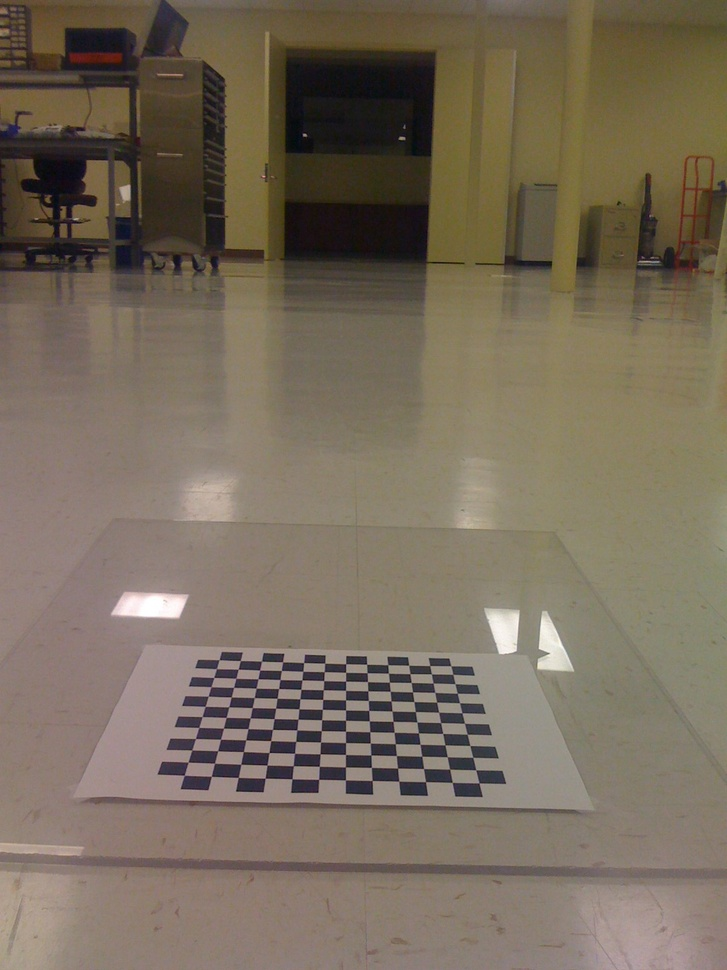
//> input picture Learning.OpenCV/birdseye/IMG_0214.jpg, 727 x 970 px, shrunk from 1200 x 1600 before the run
$ ./equalHist ../../../../Learning.OpenCV/birdseye/IMG_0214.jpg   (built with g++ and OpenCV 4)
//> lines starting //> are read from the running program, lines starting //| are printed output that depends on the picture
#include<opencv2/core/core.hpp>
#include<opencv2/highgui/highgui.hpp>
#include<opencv2/imgproc/imgproc.hpp>
using namespace cv;
//计算图像的灰度直方图
Mat calcGrayHist(const Mat & image)
{
	//存储 256 个灰度级的像素数
	Mat histogram = Mat::zeros(Size(256, 1), CV_32SC1);
	int rows = image.rows;
	int cols = image.cols;
	for (int r = 0; r < rows; r++)
	{
		for (int c = 0; c < cols; c++)
		{
			int index = int(image.at<uchar>(r, c));
			histogram.at<int>(0, index) += 1;
		}
	}
	return histogram;
}
//直方图均衡化：输入图像为 8 位灰度图
Mat equalHist(Mat image)
{
	CV_Assert(image.type() == CV_8UC1);
	//灰度图像的宽高
	int rows = image.rows;
	int cols = image.cols;
	//计算图像的灰度直方图
	Mat grayHist = calcGrayHist(image);
	//计算累积灰度直方图
	Mat zeroCumuMoment = Mat::zeros(Size(256, 1), CV_32SC1);
	for (int p = 0; p < 256; p++)
	{
		if (p == 0)
			zeroCumuMoment.at<int>(0, p) = grayHist.at<int>(0, 0);
		else
			zeroCumuMoment.at<int>(0, p) = zeroCumuMoment.at<int>(0, p - 1) + grayHist.at<int>(0, p);
	}
	//输入灰度级和输出灰度级的映射关系
	Mat outPut_q = Mat::zeros(Size(256, 1), CV_8UC1);
	float cofficient = 256.0 / (rows*cols);
	for (int p = 0; p < 256; p++)
	{
		float q = cofficient*zeroCumuMoment.at<int>(0, p) - 1;
		if (q >= 0)
			outPut_q.at<uchar>(0, p) = uchar(floor(q));
		else
			outPut_q.at<uchar>(0, p) = 0;
	}
	//得到直方图均衡化后的图像
	Mat euqalHistImage = Mat::zeros(image.size(), CV_8UC1);
	for (int r = 0; r < rows; r++)
	{
		for (int c = 0; c < cols; c++)
		{
			int p = image.at<uchar>(r, c);
			euqalHistImage.at<uchar>(r, c) = outPut_q.at<uchar>(0, p);
		}
	}
	return euqalHistImage;
}
int main(int argc, char*argv[])
{
	//输入灰度图
	Mat image = imread(argv[1], CV_LOAD_IMAGE_GRAYSCALE);
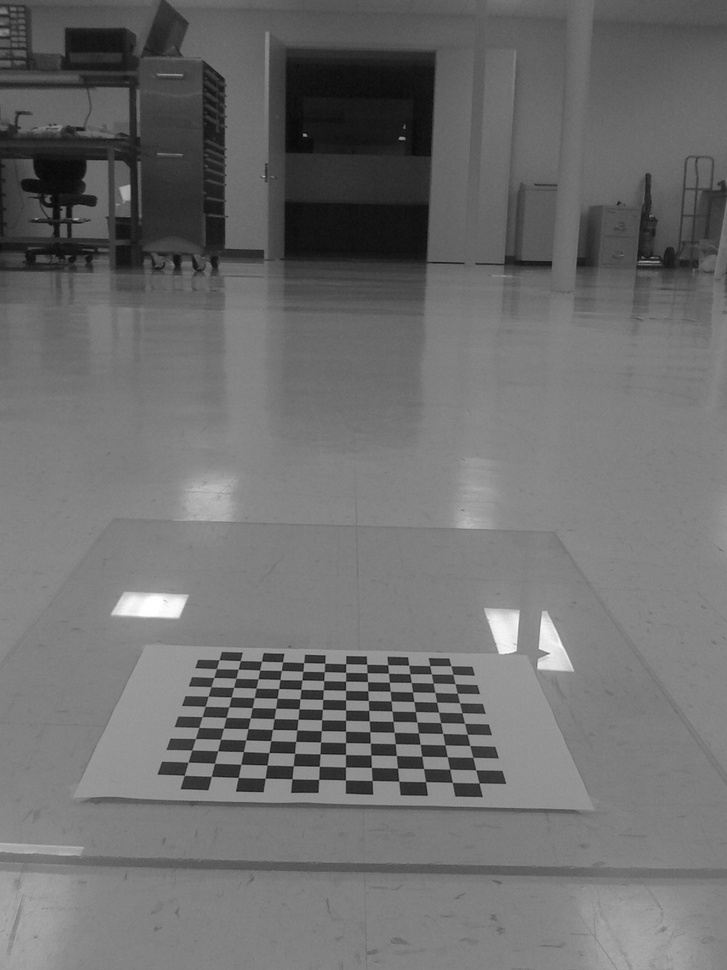
//> image: 970 rows x 727 cols, CV_8UC1; min 2, max 255, mean 109.9
	if (!image.data)
		return -1;
	imshow("原图", image);
	//直方图均衡化
	Mat result = equalHist(image);
//> after the loop in calcGrayHist, `for (int r = 0; r < rows; r++)`: histogram = 256 values, max 34014 at index 128, min 0 at index 0, mean 2754.6
//> in equalHist, `Mat grayHist = calcGrayHist(image);`: grayHist has the same summary as histogram in calcGrayHist
//> after the loop in equalHist, `for (int p = 0; p < 256; p++)`: zeroCumuMoment = 256 values from 0 to 705190
//> the loop in equalHist, `for (int p = 0; p < 256; p++)` made 256 passes
//> q on passes 1 to 3: -1, -1, -1
//> after the loop in equalHist, `for (int p = 0; p < 256; p++)`: outPut_q = 256 values from 0 to 255
//> after the loop in equalHist, `for (int r = 0; r < rows; r++)`:
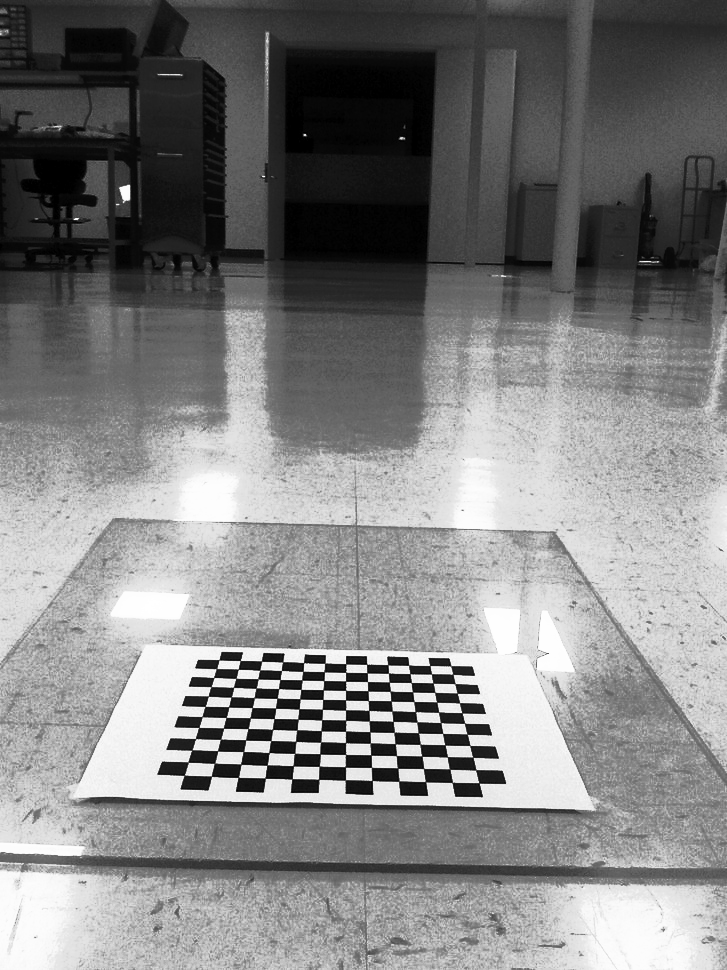
//> euqalHistImage: 970 rows x 727 cols, CV_8UC1; min 0, max 255, mean 128.8
	imshow("直方图均衡化", result);
	waitKey(0);
	return 0;
}

$ run again, on Learning.OpenCV/birdseye/IMG_0217.jpg
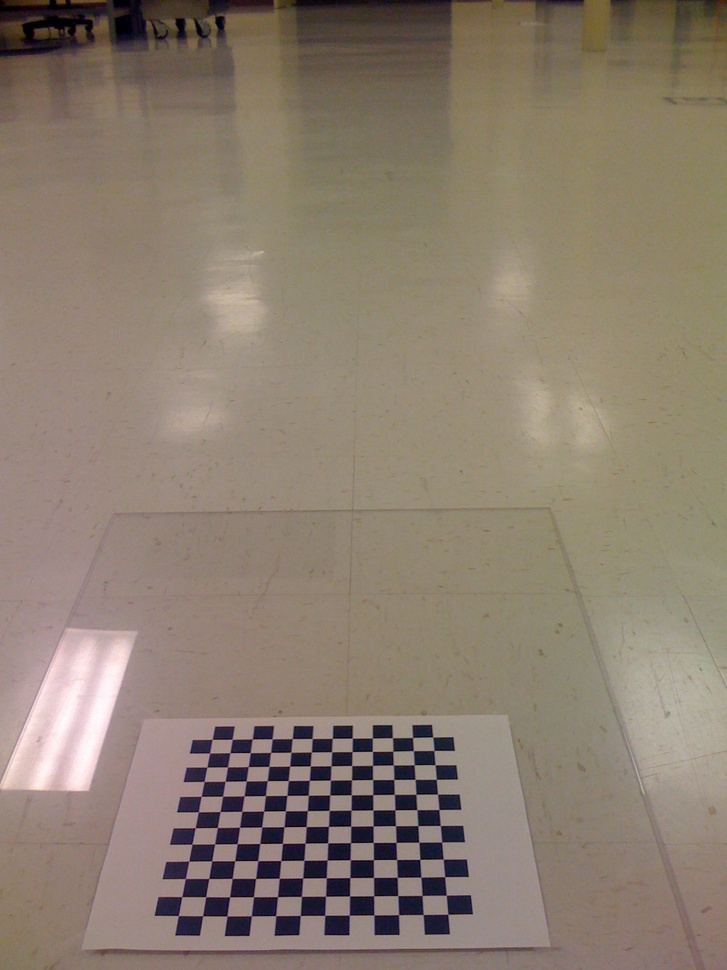
//> input picture Learning.OpenCV/birdseye/IMG_0217.jpg, 727 x 970 px, shrunk from 1200 x 1600 before the run
//> `Mat image = imread(argv[1], CV_LOAD_IMAGE_GRAYSCALE);`:
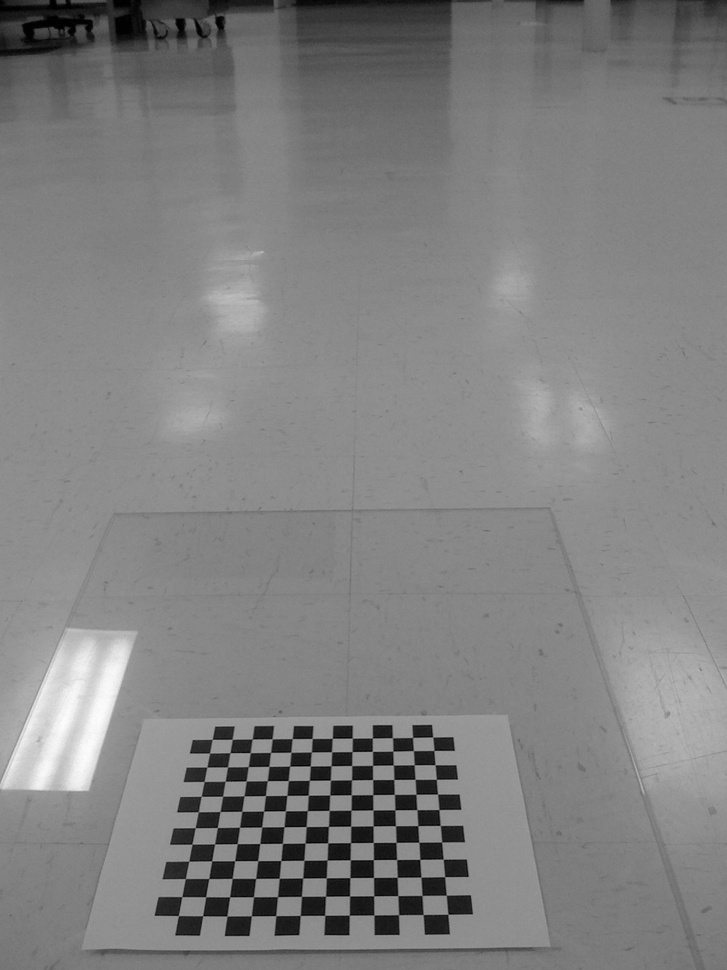
//> image: 970 rows x 727 cols, CV_8UC1; min 0, max 253, mean 128.3
//> after the loop in calcGrayHist, `for (int r = 0; r < rows; r++)`: histogram = 256 values, max 32203 at index 141, min 0 at index 254, mean 2754.6
//> grayHist has the same summary as histogram in calcGrayHist
//> after the loop in equalHist, `for (int p = 0; p < 256; p++)`: zeroCumuMoment = 256 values from 164 to 705190
//> the loop in equalHist, `for (int p = 0; p < 256; p++)` made 256 passes
//> q on passes 1 to 3: -0.94, -0.832, -0.712
//> after the loop in equalHist, `for (int p = 0; p < 256; p++)`: outPut_q = 256 values from 0 to 255
//> after the loop in equalHist, `for (int r = 0; r < rows; r++)`:
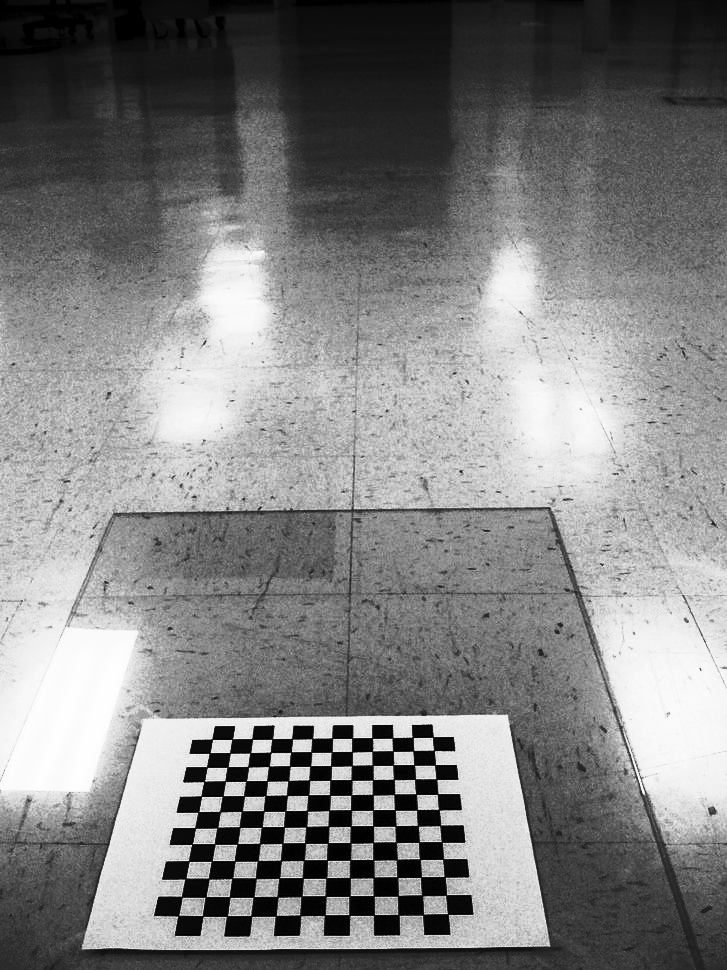
//> euqalHistImage: 970 rows x 727 cols, CV_8UC1; min 0, max 255, mean 129.3

$ run again, on Learning.OpenCV/birdseye/IMG_0218.jpg
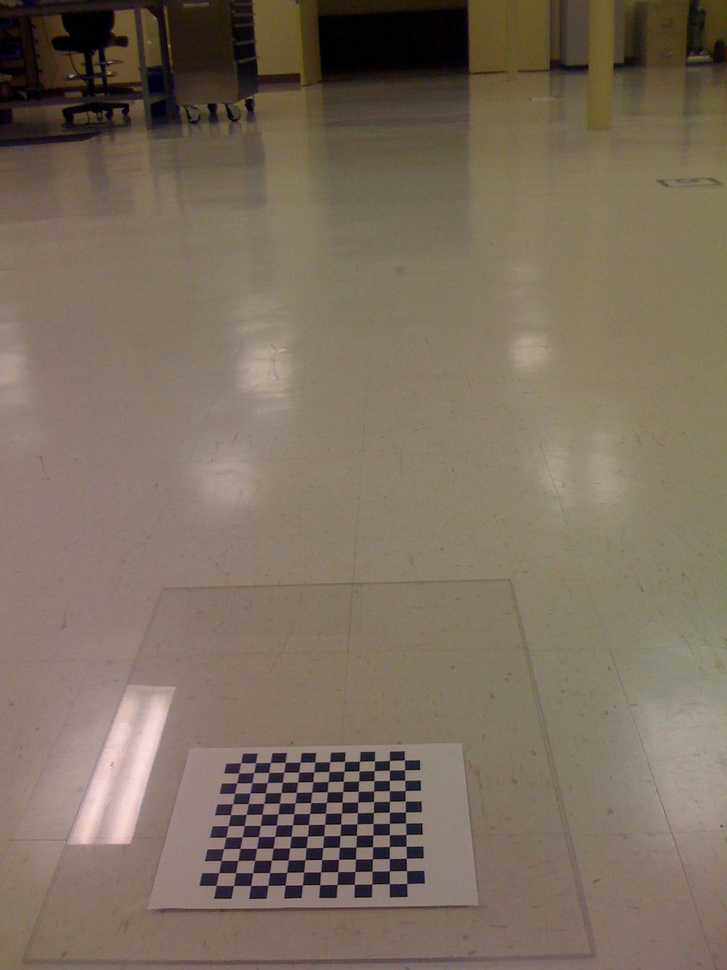
//> input picture Learning.OpenCV/birdseye/IMG_0218.jpg, 727 x 970 px, shrunk from 1200 x 1600 before the run
//> `Mat image = imread(argv[1], CV_LOAD_IMAGE_GRAYSCALE);`:
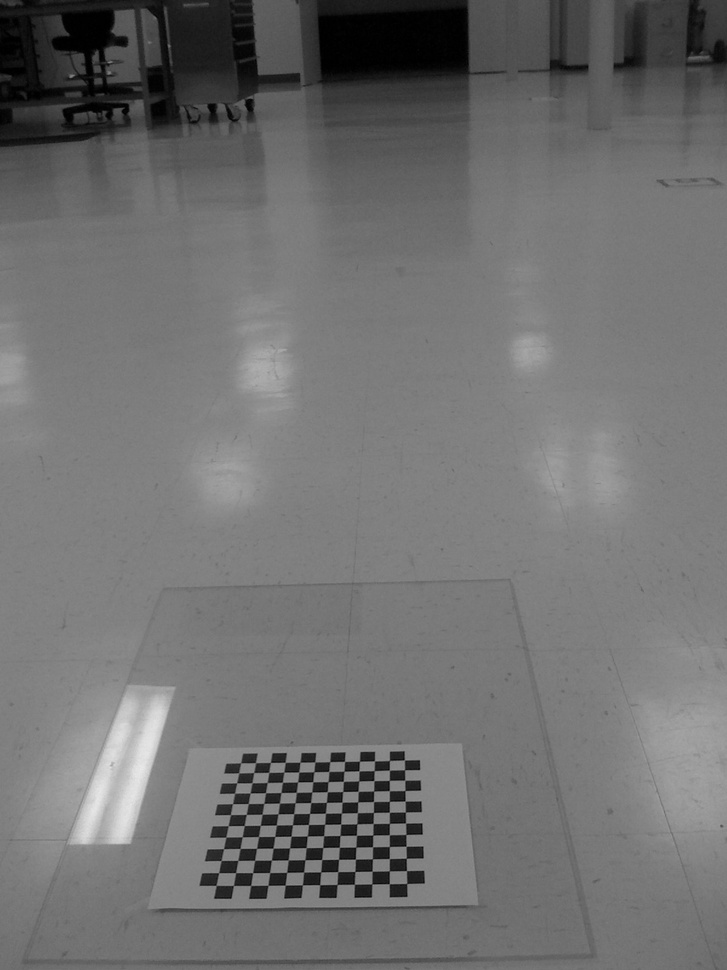
//> image: 970 rows x 727 cols, CV_8UC1; min 0, max 234, mean 112.3
//> after the loop in calcGrayHist, `for (int r = 0; r < rows; r++)`: histogram = 256 values, max 34335 at index 128, min 0 at index 235, mean 2754.6
//> grayHist has the same summary as histogram in calcGrayHist
//> after the loop in equalHist, `for (int p = 0; p < 256; p++)`: zeroCumuMoment = 256 values from 1981 to 705190
//> the loop in equalHist, `for (int p = 0; p < 256; p++)` made 256 passes
//> q on passes 1 to 3: -0.281, 1.23, 2.23
//> after the loop in equalHist, `for (int p = 0; p < 256; p++)`: outPut_q = 256 values from 0 to 255
//> after the loop in equalHist, `for (int r = 0; r < rows; r++)`:
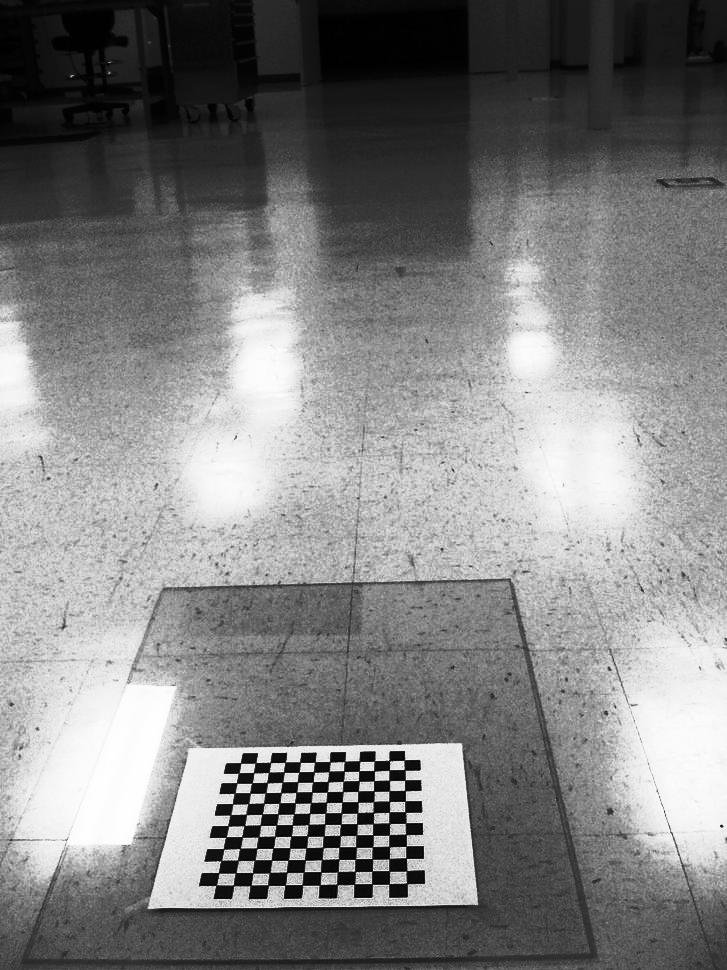
//> euqalHistImage: 970 rows x 727 cols, CV_8UC1; min 0, max 255, mean 129.3

$ run again, on Learning.OpenCV/birdseye/IMG_0219.jpg
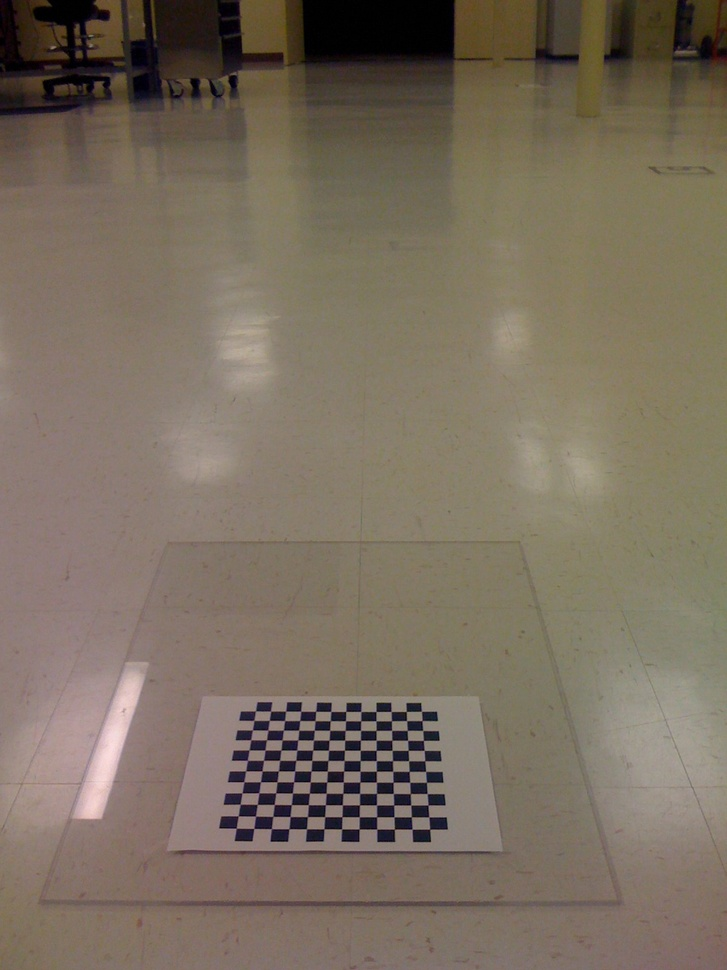
//> input picture Learning.OpenCV/birdseye/IMG_0219.jpg, 727 x 970 px, shrunk from 1200 x 1600 before the run
//> `Mat image = imread(argv[1], CV_LOAD_IMAGE_GRAYSCALE);`:
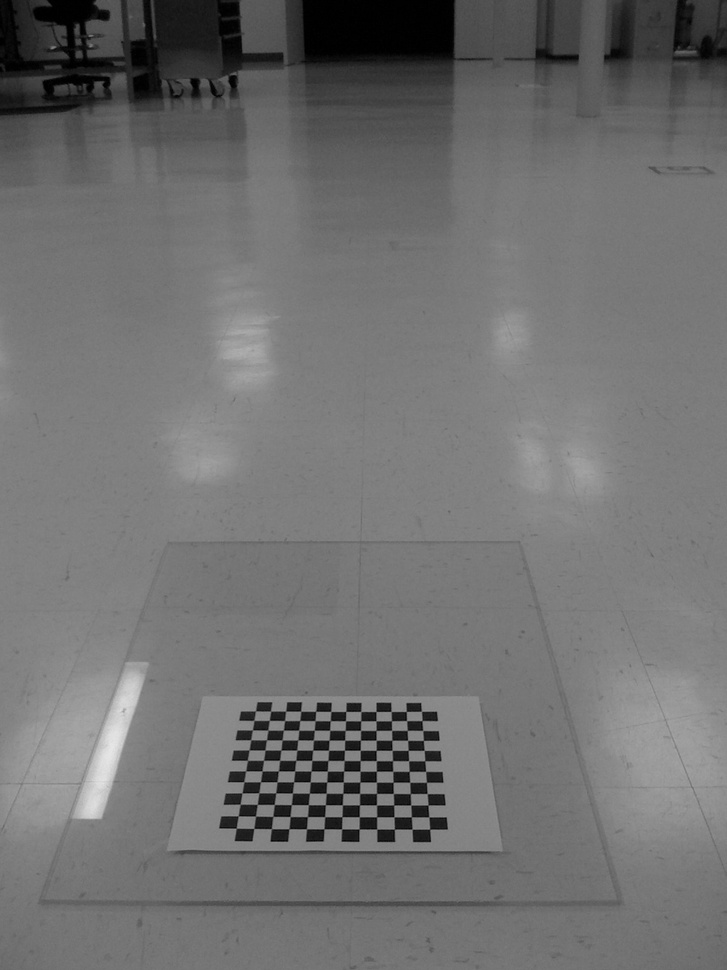
//> image: 970 rows x 727 cols, CV_8UC1; min 0, max 231, mean 112.3
//> after the loop in calcGrayHist, `for (int r = 0; r < rows; r++)`: histogram = 256 values, max 27626 at index 127, min 0 at index 232, mean 2754.6
//> grayHist has the same summary as histogram in calcGrayHist
//> after the loop in equalHist, `for (int p = 0; p < 256; p++)`: zeroCumuMoment = 256 values from 3010 to 705190
//> the loop in equalHist, `for (int p = 0; p < 256; p++)` made 256 passes
//> q on passes 1 to 3: 0.0927, 1.92, 2.58
//> after the loop in equalHist, `for (int p = 0; p < 256; p++)`: outPut_q = 256 values from 0 to 255
//> after the loop in equalHist, `for (int r = 0; r < rows; r++)`:
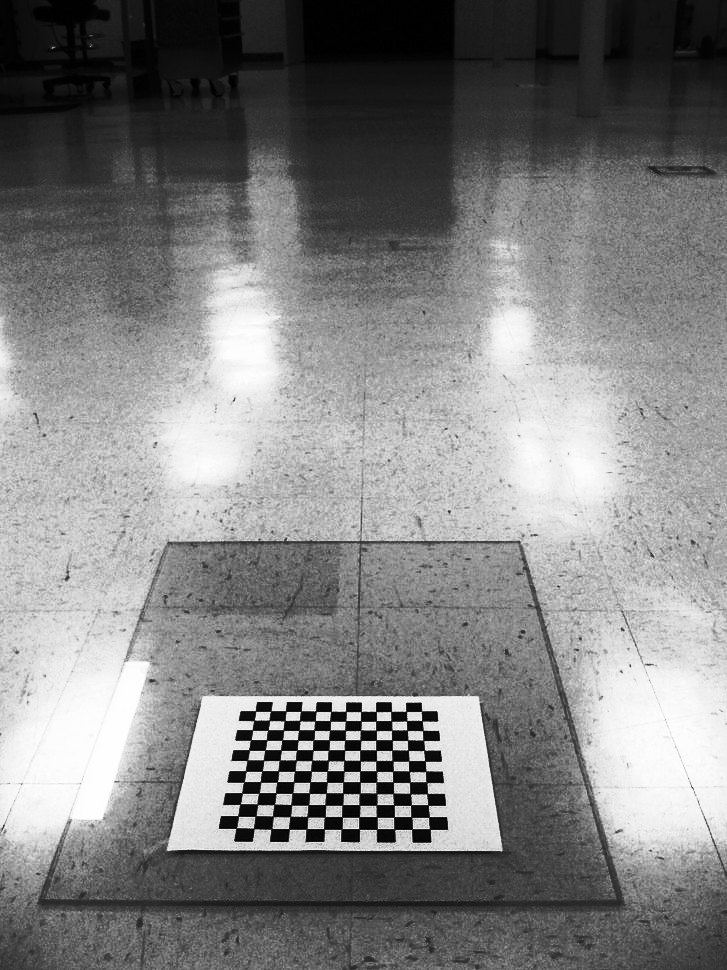
//> euqalHistImage: 970 rows x 727 cols, CV_8UC1; min 0, max 255, mean 129.1
